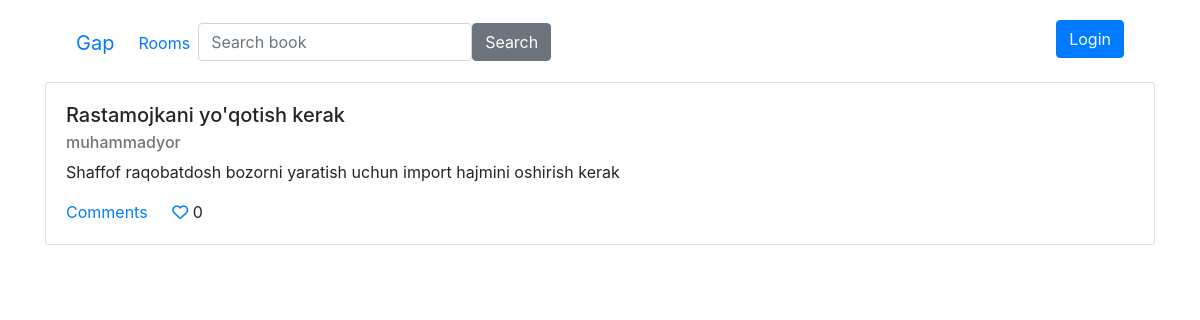
/gap/room/2/, run on the app's committed database.
### apps/gap/models.py (models this page shows, shortened)
class Opinion(AbstractModel):
    room = ForeignKey(Room, CASCADE, 'opinions')
    title = CharField(max_length=256)
    body = TextField()
    author = ForeignKey(User, CASCADE, 'opinions')
    @property
    def like_count(self):
        return self.opinionlike_set.count()

### apps/gap/views.py (the view)
# urls.py: path('room/<int:pk>/', RoomDetailView.as_view(), name='room'),
class RoomDetailView(View):
    def get(self, request, pk):
        room = Room.objects.get(pk=pk)
        opinions = sorted(Opinion.objects.filter(room=room), key=lambda o: o.like_count, reverse=True)
        context = {
            "room": room,
            "opinions": opinions
        }
        return render(request, 'gap/opinions.html', context=context)

### apps/gap/templates/gap/opinions.html (shortened to what this page needs)
{% extends 'base.html' %}
{% block body %}
    {% for opinion in opinions %}
        {% include 'gap/comment-cart.html' %}
    {% endfor %}
{% endblock %}

### apps/gap/templates/gap/comment-cart.html
<div class="card">
    <div class="card-body">
        <h5 class="card-title">{{ opinion.title }}</h5>
        <h6 class="card-subtitle mb-2 text-muted">{{ opinion.author }}</h6>
        <p class="card-text">{{ opinion.body }}</p>
        <a href="#" class="card-link">Comments</a>
        <a href="{% url 'gap:opinion-like' opinion.pk %}" class="card-link">
            {% if opinion.like_count == 0 %}
                <i class="fa-regular fa-heart"></i>
            {% else %}
                <i class="fa-solid fa-heart"></i>
            {% endif %}
        </a> <span>{{ opinion.like_count }}</span>
    </div>
</div>

### data on the page
Opinion: title "Rastamojkani yo'qotish kerak", author "muhammadyor", body "Shaffof raqobatdosh bozorni yaratish uchun import hajmini oshirish kerak", like_count "0"
